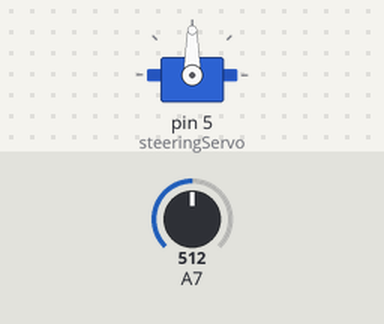
Simulated run of this sketch. Board: Arduino Nano, built with avr-gcc and run on an emulated ATmega328P. On the bench: servo. The inputs (shaded band) are chosen by the test bench; at power-on: A7 = 512.

Above: at 1.2 s.
1.3 s: A7 set to 900
At 2.8 s:
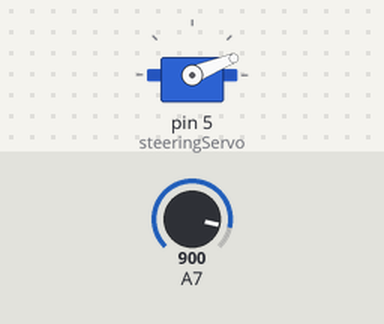
3.1 s: A7 set to 306
At 4.3 s:
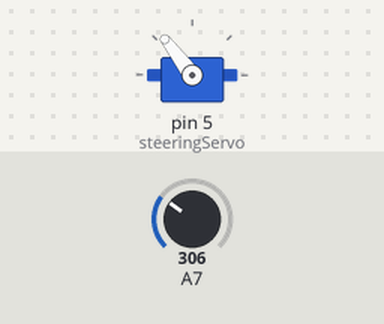
5.2 s: A7 set to 122
At 5.8 s:
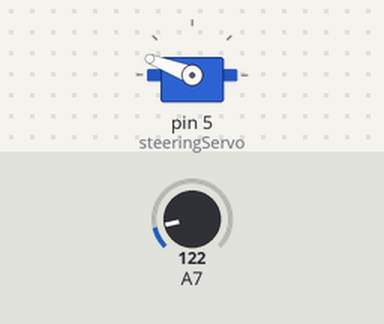
6.8 s: A7 set to 1023
At 8.0 s:
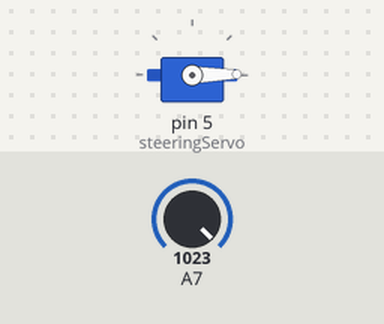
9.2 s: A7 set to 0
At 11.1 s:
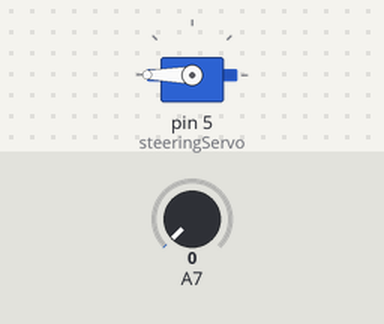
Timing chart, 0 to 12.6 s (numbered marks = the images above; inputs shaded):
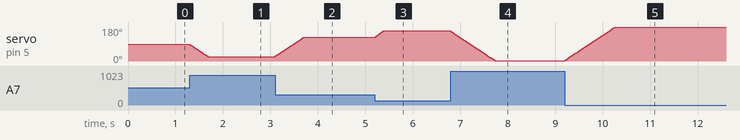

Measured:
- after the input at 1.3 s, servo on pin 5 (steeringServo): moves from 90° to 22° over 0.38 s, starting at once
- after the input at 3.1 s, servo on pin 5 (steeringServo): moves from 22° to 127° over 0.60 s, starting at once
- after the input at 5.2 s, servo on pin 5 (steeringServo): 127° → 159° at once
- after the input at 6.8 s, servo on pin 5 (steeringServo): moves from 159° to 1° over 0.92 s, starting at once
- after the input at 9.2 s, servo on pin 5 (steeringServo): moves from 1° to 180° over 1.1 s, starting at once

The sketch:

SteeringServoController.ino
```cpp
#include <Servo.h>

Servo steeringServo;
int desired_angle, current_angle, increment_angle, increment_delay, delta_angle, remainder_angle;

void setup() {
    Serial.begin(9600);

    increment_angle = 5;
    increment_delay = 30;
    current_angle = 90;
    desired_angle = 90;

    steeringServo.attach(5);
    steeringServo.write(current_angle);

    pinMode(A7, INPUT);
}

void loop() {
    desired_angle = (int(float(analogRead(A7) * (180.0f/1024.0f)))*-1)+180;
    delta_angle = desired_angle - current_angle;
    remainder_angle = abs(delta_angle) % increment_angle;

    if (remainder_angle) {
        if (delta_angle > 0) {current_angle += remainder_angle;}
        if (delta_angle < 0) {current_angle -= remainder_angle;}
        steeringServo.write(current_angle);
        delay(int(increment_delay*(float(remainder_angle)/5.0f)));
    }

    if (current_angle > desired_angle) { current_angle -= increment_angle; }
    else if (current_angle < desired_angle) { current_angle += increment_angle; }
    steeringServo.write(current_angle);
    delay(increment_delay);
}
```
